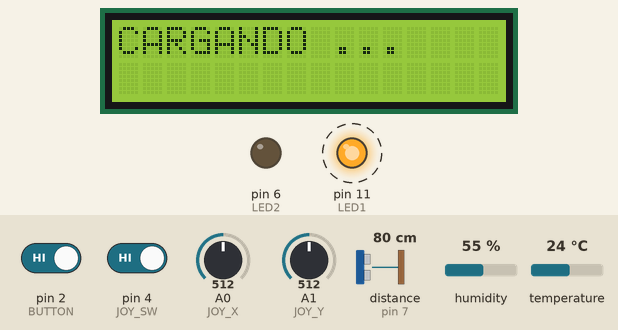
Simulated run of this sketch. Board: Arduino Uno, built with avr-gcc and run on an emulated ATmega328P. Shown: 16×2 character LCD, output pins drawn as LEDs (lit = HIGH). Wiring (inferred from the names in the program): ultrasonic range finder: trigger pin 8; echo pin 7. Dashed ring = blinking. Inputs (shaded band) come from the test bench; at power-on: pin 2 (BUTTON) HIGH, pin 4 (JOY_SW) HIGH, A1 (JOY_Y) = 512, A0 (JOY_X) = 512, distance to the obstacle (sensor on pin 7) 80 cm, humidity 55 %, temperature 24 °C. The echo pulse lasts 58.3 µs per cm; random numbers use the default seed unless the sketch sets one; pins used as bus, display or sensor lines are not drawn.

Above: at 2.1 s.
At 5.6 s:
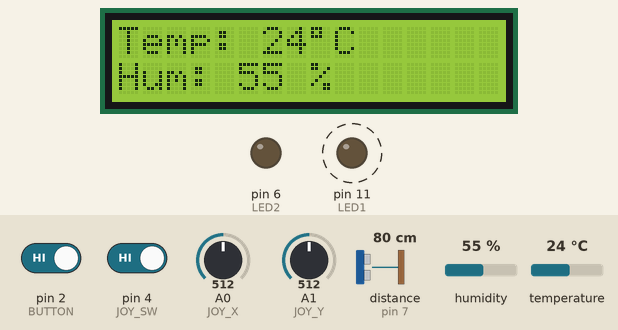
5.7 s: pin 2 (BUTTON) driven LOW and pin 4 (JOY_SW) driven LOW
At 11.9 s:
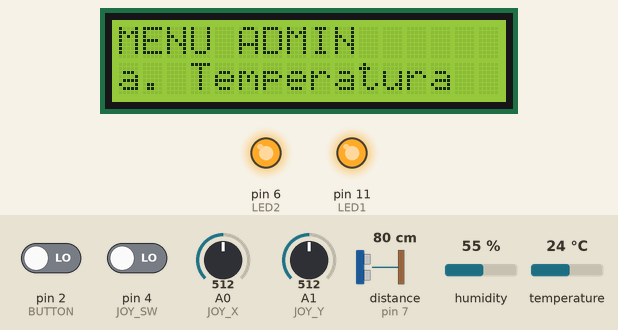
12.2 s: A1 (JOY_Y) set to 686
13.7 s: A1 (JOY_Y) set to 711
At 14.3 s:
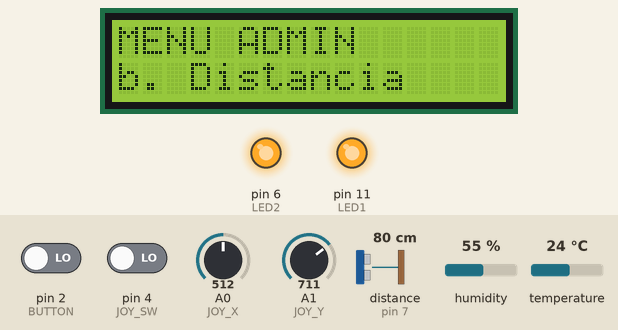
15.2 s: A1 (JOY_Y) set to 311
16.7 s: A1 (JOY_Y) set to 287
At 17.8 s:
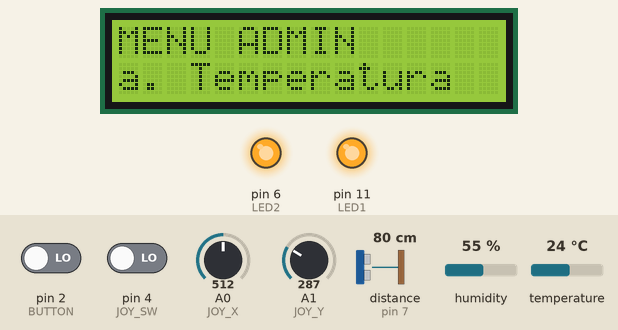
18.2 s: A1 (JOY_Y) set to 716
At 18.9 s:
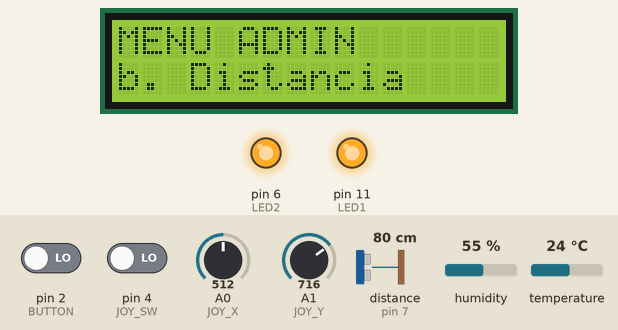
Timing chart, 0 to 20.7 s (numbered marks = the images above; inputs shaded):
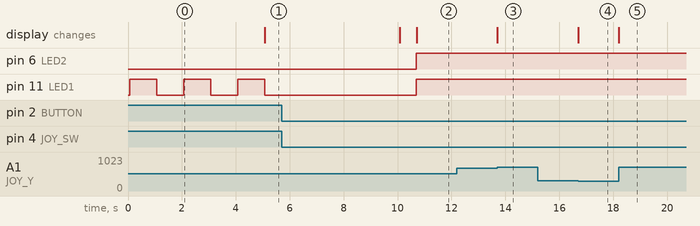

Measured:
- the behaviour switches between 700 and 701 on A1 (JOY_Y) (found by bisection; images 2 and 3)
- the behaviour switches between 300 and 299 on A1 (JOY_Y) (found by bisection; images 3 and 4)
- after the input at 5.7 s, pin 6 (LED2), pin 11 (LED1): LOW → HIGH after 5.0 s
- after the input at 12.2 s, every drawn part: stays the same
- after the input at 13.7 s, the display: changes at once (image 3)
- after the input at 15.2 s, every drawn part: stays the same
- after the input at 16.7 s, the display: changes at once (image 4)
- after the input at 18.2 s, the display: changes at once (image 5)
- by itself, pin 11 (LED1): alternates HIGH for 1.0 s and LOW for 1.0 s

The sketch:

vending_machine.ino
```cpp
#include <LiquidCrystal.h>
#include <Thread.h>
#include <ThreadController.h>
#include <avr/wdt.h>

#include "config.h"
#include "inputs.h"

LiquidCrystal lcd(LCD_RS, LCD_E, LCD_D4, LCD_D5, LCD_D6, LCD_D7);

// hilos, tareas que se repiten cada cierto tiempo sin bloquear el programa
ThreadController controller = ThreadController();
Thread distanceThread = Thread();
Thread environmentThread = Thread();
Thread refreshThread = Thread();

// los tres modos de la máquina
enum Mode {
    STARTUP,
    SERVICE,
    ADMIN
};

Mode mode = STARTUP;

// las fases del modo servicio
enum ServiceState {
    WAITING,
    SHOW_ENV,
    MENU,
    PREPARING,
    RETIRE
};

ServiceState serviceState = WAITING;

// las pantallas del modo admin
enum AdminState {
    ADMIN_MENU,
    ADMIN_TEMP,
    ADMIN_DIST,
    ADMIN_COUNTER,
    ADMIN_PRICES,
    ADMIN_EDIT_PRICE
};

AdminState adminState = ADMIN_MENU;

const char *PRODUCT_NAMES[NUM_PRODUCTS] = {
    "Cafe Solo",
    "Cafe Cortado",
    "Cafe Doble",
    "Cafe Premium",
    "Chocolate"
};

// precios en céntimos, 100 son 1.00 EUR
int prices[NUM_PRODUCTS] = {100, 110, 125, 150, 200};

// opciones del menú admin
const char *ADMIN_OPTIONS[NUM_ADMIN_OPTIONS] = {
    "a. Temperatura",
    "b. Distancia",
    "c. Contador",
    "d. Precios"
};

// variables del modo arranque
unsigned long lastBlink = 0; // cuándo cambió el LED1 por última vez
int toggles = 0; // cuántas veces ha cambiado

// momento en el que empezó la fase actual
unsigned long stateStart = 0;

// variables del modo servicio
int selected = 0; // producto que se ve en el menú
unsigned long prepTime = 0; // tiempo aleatorio de la preparación
bool randomSeeded = false; // para preparar los números aleatorios una sola vez

// variables del modo admin
int adminOption = 0; // opción que se ve en el menú admin
int priceIndex = 0; // producto cuyo precio se cambia
int editPrice = 0; // precio nuevo mientras lo cambio

void setup() {
    // apago el watchdog mientras arranca todo
    wdt_disable();

    pinMode(LED1, OUTPUT);
    pinMode(LED2, OUTPUT);

    lcd.begin(16, 2);
    lcd.print("CARGANDO ...");

    inputsSetup();

    // hilo que mide la distancia cada 200 ms
    distanceThread.enabled = true;
    distanceThread.onRun(updateDistance);
    distanceThread.setInterval(MEASURE_INTERVAL);

    // hilo que lee la temperatura y la humedad cada 2 segundos
    environmentThread.enabled = true;
    environmentThread.onRun(updateEnvironment);
    environmentThread.setInterval(DHT_INTERVAL);

    // hilo que actualiza las pantallas de admin, empieza apagado
    refreshThread.enabled = false;
    refreshThread.onRun(showAdminView);
    refreshThread.setInterval(ADMIN_REFRESH);

    controller.add(&distanceThread);
    controller.add(&environmentThread);
    controller.add(&refreshThread);

    // el primer parpadeo empieza ya encendido
    digitalWrite(LED1, HIGH);
    toggles = 1;
    lastBlink = millis();

    // si el programa se queda colgado más de 2 segundos, la placa se reinicia sola
    wdt_enable(WDTO_2S);
}

void loop() {
    // aviso al watchdog de que el programa sigue funcionando
    wdt_reset();

    // ejecuta los hilos a los que les toca
    controller.run();

    // miro si el botón externo pide cancelar o el modo admin
    handleButton();

    // solo se ejecuta el código del modo en el que está la máquina
    switch (mode) {
        case STARTUP:
            runStartup();
            break;

        case SERVICE:
            runService();
            break;

        case ADMIN:
            runAdmin();
            break;
    }
}

// decide qué hacer según cuánto tiempo se ha pulsado el botón externo
void handleButton() {
    ButtonEvent event = readButton();

    if (event == BTN_ADMIN) {
        // 5 segundos o más, entro o salgo del modo admin
        if (mode == ADMIN) {
            exitAdmin();
        } else {
            enterAdmin();
        }
    } else if (event == BTN_CANCEL) {
        // entre 2 y 3 segundos, cancelo y vuelvo al principio del modo servicio
        if (mode == SERVICE) {
            goToWaiting();
        }
    }
}

// modo arranque, el LED1 parpadea 3 veces
void runStartup() {
    // si ha pasado un segundo desde el último cambio del LED
    if (millis() - lastBlink >= LED1_INTERVAL) {
        lastBlink = millis();

        // pongo el LED al revés de como estaba y cuento el cambio
        digitalWrite(LED1, !digitalRead(LED1));
        toggles = toggles + 1;

        // después de 3 parpadeos paso al modo servicio
        if (toggles >= STARTUP_TOGGLES) {
            digitalWrite(LED1, LOW);
            mode = SERVICE;
            goToWaiting();
        }
    }
}

// modo servicio, atiende al cliente fase a fase
void runService() {
    // leo el joystick en cada vuelta para no perder ningún movimiento
    JoyEvent joy = readJoystick();

    switch (serviceState) {
        case WAITING:
            // ¿hay alguien a menos de 1 metro?
            if (getDistance() < PRESENCE_DISTANCE) {
                // la primera vez preparo los números aleatorios con un valor que no se repite
                if (!randomSeeded) {
                    randomSeed(micros());
                    randomSeeded = true;
                }

                lcd.clear();
                showEnvironment();
                stateStart = millis();
                serviceState = SHOW_ENV;
            }
            break;

        case SHOW_ENV:
            // después de 5 segundos enseño el menú de productos
            if (millis() - stateStart >= ENV_DISPLAY_TIME) {
                selected = 0;
                showProduct(selected);
                serviceState = MENU;
            }
            break;

        case MENU:
            // arriba y abajo cambian de producto, pulsar el joystick lo elige
            if (joy == JOY_UP && selected > 0) {
                selected = selected - 1;
                showProduct(selected);
            } else if (joy == JOY_DOWN && selected < NUM_PRODUCTS - 1) {
                selected = selected + 1;
                showProduct(selected);
            } else if (joy == JOY_PRESS) {
                // tiempo aleatorio entre 4 y 8 segundos
                prepTime = random(PREP_MIN, PREP_MAX + 1);
                stateStart = millis();

                lcd.clear();
                lcd.print("Preparando");
                lcd.setCursor(0, 1);
                lcd.print("Cafe...");
                serviceState = PREPARING;
            }
            break;

        case PREPARING: {
            // tiempo que lleva preparándose
            unsigned long elapsed = millis() - stateStart;

            if (elapsed >= prepTime) {
                // ya está lista la bebida
                analogWrite(LED2, 255);
                lcd.clear();
                lcd.print("RETIRE BEBIDA");
                stateStart = millis();
                serviceState = RETIRE;
            } else {
                // el brillo del LED2 sube según el progreso (de 0 a 255)
                analogWrite(LED2, map(elapsed, 0, prepTime, 0, 255));
            }
            break;
        }

        case RETIRE:
            // después de 3 segundos vuelvo a esperar al siguiente cliente
            if (millis() - stateStart >= RETIRE_TIME) {
                goToWaiting();
            }
            break;
    }
}

// vuelve al principio del modo servicio y apaga los LEDs
void goToWaiting() {
    serviceState = WAITING;
    digitalWrite(LED1, LOW);
    analogWrite(LED2, 0);

    // el mensaje no cabe en una fila, por eso uso las dos
    lcd.clear();
    lcd.print("ESPERANDO");
    lcd.setCursor(0, 1);
    lcd.print("CLIENTE");
}

// entra en el modo admin y enseña su menú
void enterAdmin() {
    mode = ADMIN;

    // en el modo admin los dos LEDs están encendidos
    digitalWrite(LED1, HIGH);
    digitalWrite(LED2, HIGH);

    adminState = ADMIN_MENU;
    adminOption = 0;
    showAdminMenu();
}

// sale del modo admin y vuelve a esperar cliente
void exitAdmin() {
    // apago el hilo de refresco para que no escriba encima del modo servicio
    refreshThread.enabled = false;
    mode = SERVICE;
    goToWaiting();
}

// modo admin, menú y pantallas de administración
void runAdmin() {
    JoyEvent joy = readJoystick();

    switch (adminState) {
        case ADMIN_MENU:
            // arriba y abajo cambian de opción, pulsar la abre
            if (joy == JOY_UP && adminOption > 0) {
                adminOption = adminOption - 1;
                showAdminMenu();
            } else if (joy == JOY_DOWN && adminOption < NUM_ADMIN_OPTIONS - 1) {
                adminOption = adminOption + 1;
                showAdminMenu();
            } else if (joy == JOY_PRESS) {
                openAdminOption();
            }
            break;

        case ADMIN_TEMP:
        case ADMIN_DIST:
        case ADMIN_COUNTER:
            // izquierda, vuelvo al menú y apago el hilo de refresco
            if (joy == JOY_LEFT) {
                refreshThread.enabled = false;
                adminState = ADMIN_MENU;
                showAdminMenu();
            }
            break;

        case ADMIN_PRICES:
            // arriba y abajo cambian de producto
            if (joy == JOY_UP && priceIndex > 0) {
                priceIndex = priceIndex - 1;
                showProduct(priceIndex);
            } else if (joy == JOY_DOWN && priceIndex < NUM_PRODUCTS - 1) {
                priceIndex = priceIndex + 1;
                showProduct(priceIndex);
            } else if (joy == JOY_PRESS) {
                // pulsar, empiezo a cambiar el precio de este producto
                editPrice = prices[priceIndex];
                adminState = ADMIN_EDIT_PRICE;
                showPriceEdit();
            } else if (joy == JOY_LEFT) {
                // izquierda, vuelvo al menú admin
                adminState = ADMIN_MENU;
                showAdminMenu();
            }
            break;

        case ADMIN_EDIT_PRICE:
            // arriba sube 0.05 EUR y abajo baja 0.05 EUR
            if (joy == JOY_UP && editPrice + PRICE_STEP <= MAX_PRICE) {
                editPrice = editPrice + PRICE_STEP;
                showPriceEdit();
            } else if (joy == JOY_DOWN && editPrice - PRICE_STEP >= MIN_PRICE) {
                editPrice = editPrice - PRICE_STEP;
                showPriceEdit();
            } else if (joy == JOY_PRESS) {
                // pulsar, guardo el precio nuevo
                prices[priceIndex] = editPrice;
                adminState = ADMIN_PRICES;
                showProduct(priceIndex);
            } else if (joy == JOY_LEFT) {
                // izquierda, vuelvo atrás sin guardar
                adminState = ADMIN_PRICES;
                showProduct(priceIndex);
            }
            break;
    }
}

// abre la opción elegida en el menú admin
void openAdminOption() {
    if (adminOption == 0) {
        adminState = ADMIN_TEMP;
    } else if (adminOption == 1) {
        adminState = ADMIN_DIST;
    } else if (adminOption == 2) {
        adminState = ADMIN_COUNTER;
    } else {
        adminState = ADMIN_PRICES;
        priceIndex = 0;
        showProduct(priceIndex);
        return;
    }

    // escribo la parte fija de la pantalla una sola vez
    lcd.clear();
    if (adminState == ADMIN_DIST) {
        lcd.print("Distancia:");
    } else if (adminState == ADMIN_COUNTER) {
        lcd.print("Tiempo encendido");
    }

    // enseño los valores y enciendo el hilo que los actualiza cada medio segundo
    showAdminView();
    refreshThread.enabled = true;
}

// borra una fila del LCD y deja el cursor al principio
void clearRow(int row) {
    lcd.setCursor(0, row);
    lcd.print("                ");
    lcd.setCursor(0, row);
}

// escribe un precio en céntimos como 1.25 EUR
void printPrice(int cents) {
    lcd.print(cents / 100);
    lcd.print('.');
    if (cents % 100 < 10) {
        lcd.print('0');
    }
    lcd.print(cents % 100);
    lcd.print(" EUR");
}

// temperatura arriba y humedad abajo
void showEnvironment() {
    clearRow(0);
    lcd.print("Temp: ");
    if (isnan(getTemperature())) {
        lcd.print("--");
    } else {
        lcd.print(getTemperature(), 0);
    }
    lcd.print((char)223); // símbolo de grado
    lcd.print("C");

    clearRow(1);
    lcd.print("Hum: ");
    if (isnan(getHumidity())) {
        lcd.print("--");
    } else {
        lcd.print(getHumidity(), 0);
    }
    lcd.print(" %");
}

// nombre del producto arriba y precio abajo
void showProduct(int index) {
    lcd.clear();
    lcd.print(PRODUCT_NAMES[index]);

    lcd.setCursor(0, 1);
    printPrice(prices[index]);
}

// MENU ADMIN arriba y la opción en la que estoy abajo
void showAdminMenu() {
    lcd.clear();
    lcd.print("MENU ADMIN");

    lcd.setCursor(0, 1);
    lcd.print(ADMIN_OPTIONS[adminOption]);
}

// valores de las pantallas de admin, la llama el hilo de refresco
void showAdminView() {
    if (adminState == ADMIN_TEMP) {
        showEnvironment();
    } else if (adminState == ADMIN_DIST) {
        // solo reescribo la fila de abajo, que es la que cambia
        clearRow(1);
        if (getDistance() >= NO_ECHO_DISTANCE) {
            lcd.print("Fuera de rango");
        } else {
            lcd.print(getDistance(), 0);
            lcd.print(" cm");
        }
    } else if (adminState == ADMIN_COUNTER) {
        // segundos desde que se encendió la placa
        clearRow(1);
        lcd.print(millis() / 1000);
        lcd.print(" s");
    }
}

// pantalla para cambiar el precio
void showPriceEdit() {
    lcd.clear();
    lcd.print(PRODUCT_NAMES[priceIndex]);
    lcd.setCursor(0, 1);
    lcd.print("Nuevo: ");
    printPrice(editPrice);
}
```

inputs.h
```cpp
#ifndef INPUTS_H
#define INPUTS_H

// lo que puede hacer el joystick
enum JoyEvent {
    JOY_NONE,
    JOY_UP,
    JOY_DOWN,
    JOY_LEFT,
    JOY_RIGHT,
    JOY_PRESS
};

// lo que puede hacer el botón externo
enum ButtonEvent {
    BTN_NONE,
    BTN_CANCEL,
    BTN_ADMIN
};

// prepara los pines de todas las entradas
void inputsSetup();

// sensor de ultrasonidos
void updateDistance();
float getDistance();

// sensor DHT11
void updateEnvironment();
float getTemperature();
float getHumidity();

// joystick
JoyEvent readJoystick();

// botón externo
ButtonEvent readButton();

#endif
```

config.h
```cpp
#ifndef CONFIG_H
#define CONFIG_H

#include <Arduino.h>

// PINES
// LEDs (el LED2 va en un pin con PWM para poder cambiar su brillo)
const int LED1 = 11;
const int LED2 = 6;

// pantalla LCD
const int LCD_RS = 5;
const int LCD_E = 3;
const int LCD_D4 = A2;
const int LCD_D5 = A3;
const int LCD_D6 = A4;
const int LCD_D7 = A5;

// botón externo (el pin 2 admite interrupciones)
const int BUTTON = 2;

// joystick
const int JOY_SW = 4;
const int JOY_X = A0;
const int JOY_Y = A1;

// sensores
const int DHT_PIN = 12;
const int TRIG = 8;
const int ECHO = 7;

// MODO ARRANQUE
const unsigned long LED1_INTERVAL = 1000; // el LED1 cambia cada segundo
const int STARTUP_TOGGLES = 6; // 3 parpadeos son 6 cambios (encender y apagar)

// SENSORES
const float CM_PER_US = 0.01715f; // velocidad del sonido dividida entre 2 (ida y vuelta)
const unsigned long MEASURE_INTERVAL = 200; // mido la distancia cada 200 ms
const unsigned long ECHO_TIMEOUT = 30000; // espero el eco como mucho 30 ms
const float NO_ECHO_DISTANCE = 999.0f; // valor que uso cuando no vuelve el eco
const float PRESENCE_DISTANCE = 100.0f; // a menos de 100 cm hay un cliente
const int MAX_MISSES = 5; // fuera de rango solo si fallan 5 medidas seguidas (1 segundo)

const unsigned long DHT_INTERVAL = 2000; // el DHT11 es lento, lo leo cada 2 segundos

// JOYSTICK Y BOTÓN
const int JOY_LOW = 300; // por debajo de este valor el joystick se ha movido
const int JOY_HIGH = 700; // por encima de este valor también
const unsigned long JOY_DEBOUNCE = 50; // antirrebote del botón del joystick

const unsigned long BUTTON_DEBOUNCE = 50; // antirrebote del botón externo
const unsigned long CANCEL_MIN = 2000; // cancelar, entre 2 y 3 segundos
const unsigned long CANCEL_MAX = 3000;
const unsigned long ADMIN_TIME = 5000; // modo admin, 5 segundos o más

// MODO SERVICIO
const unsigned long ENV_DISPLAY_TIME = 5000; // muestro temperatura y humedad 5 segundos
const unsigned long PREP_MIN = 4000; // la preparación dura entre 4
const unsigned long PREP_MAX = 8000; // y 8 segundos
const unsigned long RETIRE_TIME = 3000; // "RETIRE BEBIDA" se ve 3 segundos

// precios en céntimos para no tener errores con los decimales
const int NUM_PRODUCTS = 5;
const int PRICE_STEP = 5; // los precios cambian de 0.05 en 0.05
const int MIN_PRICE = 5; // precio mínimo, 0.05 EUR
const int MAX_PRICE = 995; // precio máximo, 9.95 EUR

// MODO ADMIN
const int NUM_ADMIN_OPTIONS = 4;
const unsigned long ADMIN_REFRESH = 500; // las pantallas de admin se actualizan cada medio segundo

#endif
```

Source omitted: inputs.cpp (5189 bytes)
